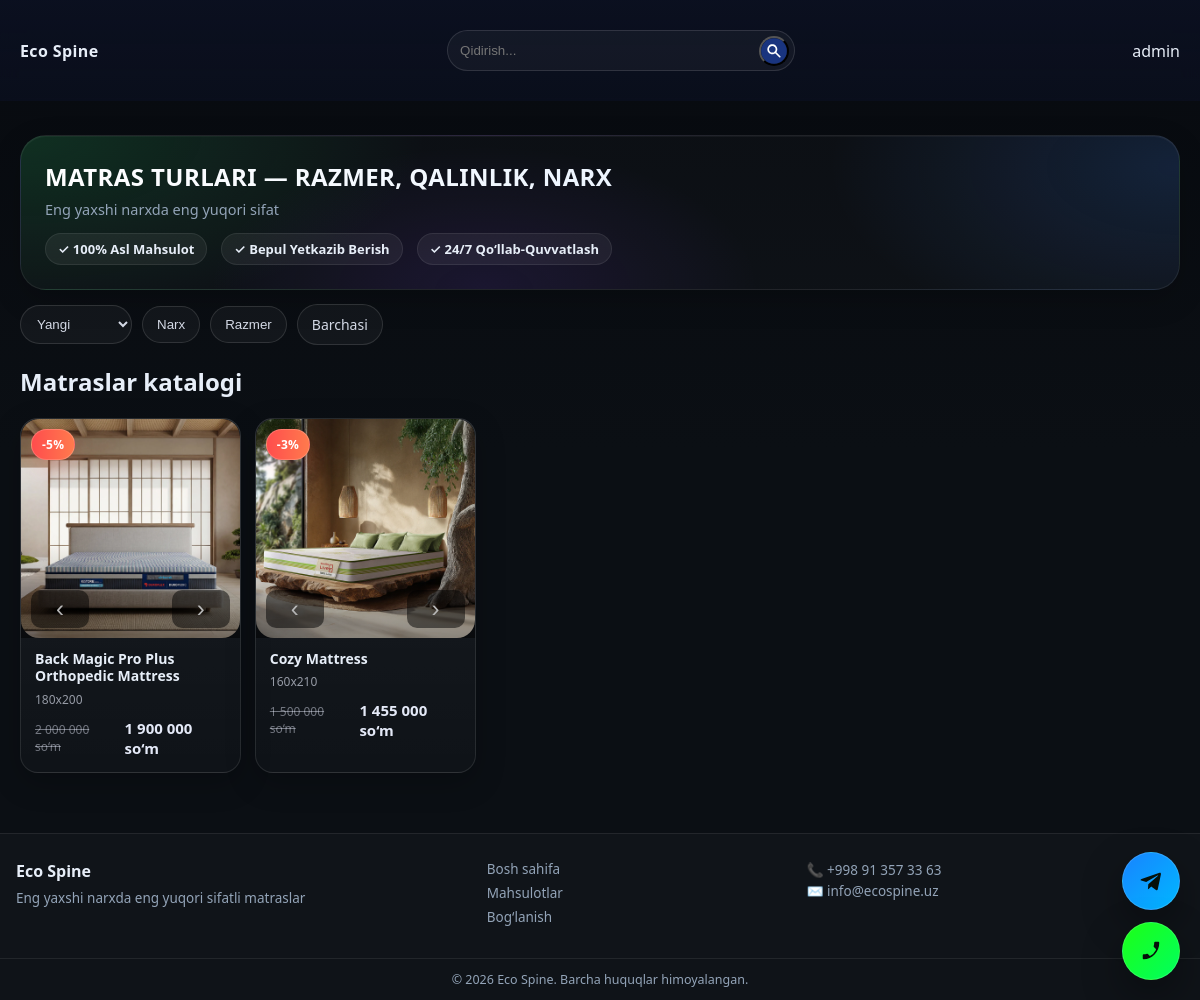
The page / on the database its author committed.
### app/models/product.py (models this page shows)
class Product(db.Model):
    __tablename__ = 'products'
    id = db.Column(db.Integer, primary_key=True)
    title = db.Column(db.String(120), nullable=False)
    price = db.Column(db.Integer, nullable=False, default=0)
    size = db.Column(db.String(20), nullable=False)
    description = db.Column(db.Text, nullable=False)
    discount_percent = db.Column(db.Integer, default=0)
    is_active = db.Column(db.Boolean, default=True, nullable=False)
    created_by = db.Column(db.Integer, db.ForeignKey('users.id'))
    created_at = db.Column(db.DateTime, default=lambda: datetime.now(timezone.utc))
    images = db.relationship(
        "ProductImage",
        back_populates="product",
        cascade="all, delete-orphan",
        lazy="selectin",
    )
    @hybrid_property
    def final_price(self):
        d = self.discount_percent or 0
        return int(self.price * (100 - d) / 100)
    @final_price.expression
    def final_price(cls):
        d = case((cls.discount_percent.is_(None), 0), else_=cls.discount_percent)
        return cast(cls.price * (100 - d) / 100, Integer)

### app/models/product_image.py (models this page shows)
class ProductImage(db.Model):
    __tablename__ = 'product_image'
    id = db.Column(db.Integer, primary_key=True)
    filename = db.Column(db.String(255), nullable=False)
    is_main = db.Column(db.Boolean, default=False, nullable=False)
    created_at = db.Column(db.DateTime, default=lambda: datetime.now(timezone.utc))
    product_id = db.Column(
        db.Integer,
        db.ForeignKey("products.id", ondelete="CASCADE"),
        nullable=False,
        index=True,
    )
    product = db.relationship("Product", back_populates="images")

### app/routes/home.py (the view)
@home_bp.route('/', methods=['GET'])
def index():
    page = request.args.get("page", 1, type=int)
    query = Product.query.filter(Product.is_active.is_(True))
    query, selected_sizes = apply_product_filters(query, request.args, use_final_price=True)
    pagination = query.paginate(page=page, per_page=PER_PAGE, error_out=False)
    sizes = get_sizes(Product)
    return render_template(
        'main/home.html',
        products=pagination.items,
        pagination=pagination,
        sizes=sizes,
        selected_sizes=selected_sizes,
    )

### app/__init__.py (called while the page is built)
def create_app():
    app = Flask(__name__, instance_relative_config=True)
    app.config.from_object(Config)
    db.init_app(app)
    csrf.init_app(app)
    from app.routes.home import home_bp
    from app.routes.admin import admin_bp
    app.register_blueprint(home_bp)
    app.register_blueprint(admin_bp, url_prefix='/admin')
    BASE_DIR = os.path.abspath(os.path.dirname(__file__))
    app.config["UPLOAD_FOLDER"] = os.path.join(BASE_DIR, "static", "uploads")
    @app.template_filter("uzs")
    def uzs(value):
        try:
            return f"{int(value):,}".replace(",", " ")
        except (ValueError, TypeError):
            return value
    return app

### app/utils.py (called while the page is built)
def get_sizes(Product):
    sizes = [
        (r[0] or "").strip()
        for r in db.session.query(Product.size).distinct().order_by(Product.size).all()
        if (r[0] or "").strip()
    ]
    return sizes

### app/templates/main/home.html (shortened to what this page needs)
{% extends "base_home.html" %}
{% block body %}
<div class="filters-row">
  <div class="sort-box">
    {% set cur_sort = request.args.get('sort','new') %}
    <select id="sortSelect">
      <option value="new" {% if cur_sort=='new' %}selected{% endif %}>Yangi</option>
    </select>
  </div>
  <button type="button" class="chip" data-open="#priceModal">
    Narx
  </button>
  <button type="button" class="chip" data-open="#sizeModal">
    Razmer
  </button>
  <a class="chip reset" href="{{ url_for('home.index') }}">Barchasi</a>
</div>
<div class="section">
  <h2>Matraslar katalogi</h2>
  <div class="products-grid">
    {% for product in products %}
    <div class="product-card" href="#">
      <div class="img-wrap">
        {% if product.discount_percent and product.discount_percent > 0 %}
        <div class="badge-discount">-{{ product.discount_percent }}%</div>
        {% endif %}
        <div class="carousel">
          <a class="carousel-track" data-title="{{ product.title }}" data-size="{{ product.size }}"
            data-description="{{ product.description }}" data-price="{{ product.price | uzs }}"
            data-final="{{ product.final_price | uzs }}" data-discount="{{ product.discount_percent or 0 }}"
            data-images='{{ (product.images | map(attribute="filename") | list) | tojson }}' data-tg_user="saidkhans">
            {% for img in product.images %}
            <img src="{{ url_for('static', filename='uploads/' ~ img.filename) }}">
            {% endfor %}
          </a>
          <button class="prev">‹</button>
          <button class="next">›</button>
        </div>
      </div>
      <div class="card-body">
        <div class="title">{{ product.title }}</div>
        <div class="meta">{{ product.size }}</div>
        {% if product.discount_percent and product.discount_percent > 0 %}
        <div class="price-row">
          <span class="old-price">{{ product.price | uzs }} so‘m</span>
          <span class="new-price">{{ product.final_price | uzs }} so‘m</span>
        </div>
        {% else %}
        <div class="price-row">
          <span class="new-price">{{ product.price | uzs }} so‘m</span>
        </div>
        {% endif %}
      </div>
    </div>
    {% endfor %}
  </div>
</div>
{% endblock %}

### app/templates/base_home.html (shortened to what this page needs)
<!DOCTYPE html>
<html lang="en">
<head>
    <link rel="stylesheet" href="{{ url_for('static', filename='css/style-main.css') }}">
</head>
<body>
    <a href="#" target="_blank" class="fab-call tg" id="global_tg">
        <svg viewBox="0 0 24 24" width="22">
            <path fill="currentColor"
                d="M9.04 15.57l-.38 5.35c.54 0 .77-.23 1.05-.5l2.52-2.41 5.22 3.82c.96.53 1.64.25 1.9-.89l3.44-16.12h.01c.32-1.49-.54-2.07-1.47-1.72L1.7 9.7c-1.46.57-1.44 1.39-.25 1.76l5.3 1.66L19.02 6.1c.58-.35 1.11-.16.68.19" />
        </svg>
    </a>
    <a class="fab-call" href="#" aria-label="Qo‘ng‘iroq qilish">
    </a>
    <header class="shop-header">
        <div class="topbar">
            <a href="{{ url_for('home.index') }}" class="logo">Eco Spine</a>
            <form id="filtersForm" method="get" action="{{ url_for('home.index') }}" class="search-bar">
                <input type="text" name="q" placeholder="Qidirish..." value="{{ request.args.get('q','') }}">
                <button style="padding: 0; background: none; width: 30px; height: 30px;" type="submit">
                </button>
            </form>
            <a href="{{ url_for('admin.admin_panel') }}">admin</a>
        </div>
    </header>
    <div class="page-container">
        <div class="hero">
            <h1>MATRAS TURLARI — RAZMER, QALINLIK, NARX</h1>
            <p class="hero-sub">
                Eng yaxshi narxda eng yuqori sifat
            </p>
            <div class="hero-features">
                <span>✓ 100% Asl Mahsulot</span>
                <span>✓ Bepul Yetkazib Berish</span>
                <span>✓ 24/7 Qo‘llab-Quvvatlash</span>
            </div>
        </div>
        {% block body %}{% endblock %}
    </div>
    <footer class="footer">
        <div class="footer-inner">
            <div class="footer-brand">
                <div class="footer-logo">Eco Spine</div>
                <div class="footer-text">
                    Eng yaxshi narxda eng yuqori sifatli matraslar
                </div>
            </div>
            <div class="footer-links">
                <a href="#">Bosh sahifa</a>
                <a href="#products">Mahsulotlar</a>
                <a href="#contact">Bog‘lanish</a>
            </div>
            <div class="footer-contact">
                <div>📞 +998 91 357 33 63</div>
                <div>✉️ info@ecospine.uz</div>
            </div>
        </div>
        <div class="footer-bottom">
            © 2026 Eco Spine. Barcha huquqlar himoyalangan.
        </div>
    </footer>
</body>
</html>

### rows shown on the page
Product: discount_percent "5", title "Back Magic Pro Plus Orthopedic Mattress", size "180x200", price|uzs "2 000 000", final_price|uzs "1 900 000"
ProductImage: filename (picture)
Product: discount_percent "3", title "Cozy Mattress", size "160x210", price|uzs "1 500 000", final_price|uzs "1 455 000"
ProductImage: filename (picture)
